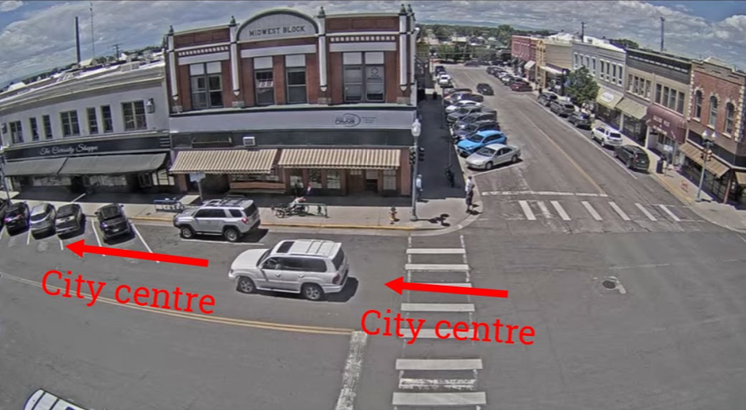
#> input picture cityCentre.png, 746 x 410 px, given in place of Traffic_Laramie_1.mp4, which was not available
$ jupyter execute trafficCamera.ipynb   (text cells are left out)
#> lines starting #> are read from the running program, lines starting #| are printed output that depends on the picture; pictures that were not available may be replaced by others from this repository, and a replacement may not be noted
[cell 1]
import cv2

[cell 2]
def task1_original(video_file):
#> called with video_file = 'Traffic_Laramie_1.mp4'
    status_list = [0, 0]
    car_count = 0
    initial_frame = None

    # Read video file
    video = cv2.VideoCapture(video_file)

    # Check if video file opened successfully
    if not video.isOpened():
        print('Error opening video file')

    # Get video duration in seconds
    frame_count = video.get(cv2.CAP_PROP_FRAME_COUNT)
    fps = video.get(cv2.CAP_PROP_FPS)
    duration = frame_count / fps

    # Main loop to process each frame
    while True:
        # Read the current frame
        check, frame = video.read()
#> frame is the input picture: shape (410, 746, 3); mean B, G, R 115.8, 112.8, 118.8

        # Continue processing if frame read successfully
        if check:
            status = 0

            # Extract the main street region from the frame
            height, width = frame.shape[:2]
#> height = 410; width = 746
            main_street = frame[int(height / 2):, :]
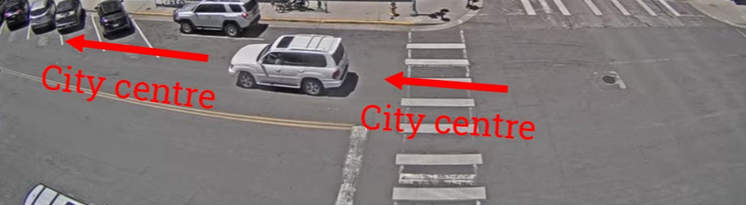
#> main_street: shape (205, 746, 3); mean B, G, R 117.8, 117.6, 128.3

            # Convert the region to grayscale and apply Gaussian blur
            gray_frame = cv2.cvtColor(main_street, cv2.COLOR_BGR2GRAY)
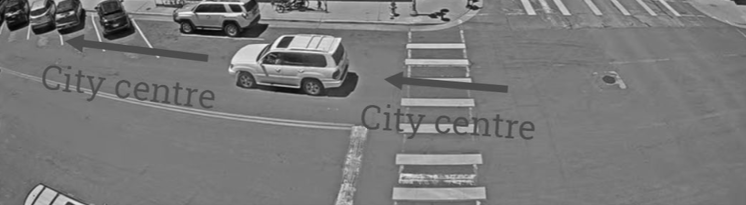
#> gray_frame: shape (205, 746); min 3, max 247, mean 120.9
            blur_frame = cv2.GaussianBlur(gray_frame, (25, 25), 0)
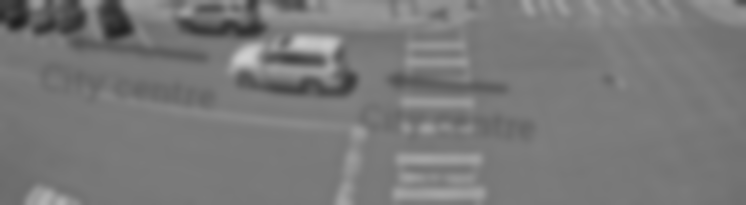
#> blur_frame: shape (205, 746); min 31, max 207, mean 120.9

            # If it is the first frame, set it as the initial frame for comparison
            if initial_frame is None:
                initial_frame = blur_frame
                continue

            # Calculate the difference between the current frame and the initial frame
            delta_frame = cv2.absdiff(initial_frame, blur_frame)
            _, threshold_frame = cv2.threshold(delta_frame, 0, 255, cv2.THRESH_BINARY + cv2.THRESH_OTSU)

            # Find contours in the threshold frame
            contours, _ = cv2.findContours(threshold_frame, cv2.RETR_EXTERNAL, cv2.CHAIN_APPROX_SIMPLE)
            rectangles = []

            # Iterate over the contours and extract bounding rectangles
            for c in contours:
                if cv2.contourArea(c) < 2000:
                    continue

                x, y, w, h = cv2.boundingRect(c)
                rectangles.append((x, y + int(height / 2), x + w, y + h + int(height / 2)))

            # Count rectangles and draw them on the frame
            for rectangle in rectangles:
                status += 1
                cv2.rectangle(frame, (rectangle[0], rectangle[1]), (rectangle[2], rectangle[3]), (0, 255, 0), 1)

            status_list.append(status)

            # Add to car count if current frame has more cars than previous frame
            if status_list[-1] > status_list[-2]:
                car_count += 1

            # Display frames
            cv2.imshow('Video', frame)
            cv2.imshow('Baseline image', initial_frame)
            cv2.imshow('Gray frame', gray_frame)
            cv2.imshow('Delta frame', delta_frame)
            cv2.imshow('Threshold frame', threshold_frame)

            # Exit if 'q' key is pressed
            if cv2.waitKey(1) == ord('q'):
                break

        # Break if no more frames left
        else:
            break

    # Print the total number of cars and cars per minute
    print(f'Total number of cars: {car_count}')
    print(f'Cars per minute: {car_count / (duration / 60)}')

    # Release video object and close all windows
    video.release()
    cv2.destroyAllWindows()
    cv2.waitKey(1)

[cell 3]
task1_original('Traffic_Laramie_1.mp4')

[cell 4]
task1_original('Traffic_Laramie_2.mp4')

[cell 5]
def task1_improved(video_file):
#> called with video_file = 'Traffic_Laramie_1.mp4'
    status_list = [0, 0]
    car_count = 0
    initial_frame = None

    # Read video file
    video = cv2.VideoCapture(video_file)

    # Check if video file opened successfully
    if not video.isOpened():
        print('Error opening video file')

    # Get video duration in seconds
    frame_count = video.get(cv2.CAP_PROP_FRAME_COUNT)
    fps = video.get(cv2.CAP_PROP_FPS)
    duration = frame_count / fps

    # Main loop to process each frame
    while True:
        # Read the current frame
        check, frame = video.read()

        # Continue processing if frame read successfully
        if check:
            status = 0

            # Extract the main street region from the frame
            height, width = frame.shape[:2]
#> height = 410; width = 746
            main_street = frame[int(height / 2):, :]

            # Convert the region to grayscale and apply Gaussian blur
            gray_frame = cv2.cvtColor(main_street, cv2.COLOR_BGR2GRAY)
            blur_frame = cv2.GaussianBlur(gray_frame, (25, 25), 0)

            # If it is the first frame, set it as the initial frame for comparison
            if initial_frame is None:
                initial_frame = blur_frame
                continue

            # Calculate the difference between the current frame and the initial frame
            delta_frame = cv2.absdiff(initial_frame, blur_frame)
            _, threshold_frame = cv2.threshold(delta_frame, 0, 255, cv2.THRESH_BINARY + cv2.THRESH_OTSU)

            # Find contours in the threshold frame
            contours, _ = cv2.findContours(threshold_frame, cv2.RETR_EXTERNAL, cv2.CHAIN_APPROX_SIMPLE)
            rectangles = []

            # Iterate over the contours and extract bounding rectangles
            for c in contours:
                if cv2.contourArea(c) < 2000:
                    continue

                x, y, w, h = cv2.boundingRect(c)
                rectangles.append((x, y + int(height / 2), x + w, y + h + int(height / 2)))

            # Filter out overlapping rectangles
            extra_rectangles = []

            for i in range(len(rectangles)):
                for j in range(i + 1, len(rectangles)):
                    x1, y1, w1, h1 = rectangles[i]
                    x2, y2, w2, h2 = rectangles[j]

                    if (x1 >= x2 and x1 <= w2) or (w1 >= x2 and w1 <= w2) or (y1 >= y2 and y1 <= h2) or (h1 >= y2 and h1 <= h2):
                        extra_rectangles.append(rectangles[i])
                        break

            # Count non-overlapping rectangles and draw them on the frame
            for rectangle in rectangles:
                if rectangle not in extra_rectangles:
                    status += 1
                    cv2.rectangle(frame, (rectangle[0], rectangle[1]), (rectangle[2], rectangle[3]), (0, 255, 0), 1)

            status_list.append(status)

            # Add to car count if current frame has more cars than previous frame
            if status_list[-1] > status_list[-2]:
                car_count += 1

            # Display frames
            cv2.imshow('Video', frame)
            cv2.imshow('Baseline image', initial_frame)
            cv2.imshow('Gray frame', gray_frame)
            cv2.imshow('Delta frame', delta_frame)
            cv2.imshow('Threshold frame', threshold_frame)

            # Exit if 'q' key is pressed
            if cv2.waitKey(1) == ord('q'):
                break

        # Break if no more frames left
        else:
            break

    # Print the total number of cars and cars per minute
    print(f'Total number of cars: {car_count}')
    print(f'Cars per minute: {car_count / (duration / 60)}')

    # Release video object and close all windows
    video.release()
    cv2.destroyAllWindows()
    cv2.waitKey(1)

[cell 6]
task1_improved('Traffic_Laramie_1.mp4')

[cell 7]
task1_improved('Traffic_Laramie_2.mp4')

[cell 8]
def task2_original(video_file):
#> called with video_file = 'Traffic_Laramie_1.mp4'
    status_list = [0, 0]
    car_count = 0
    initial_frame = None

    # Read video file
    video = cv2.VideoCapture(video_file)

    # Check if video file opened successfully
    if not video.isOpened():
        print('Error opening video file')

    # Get video duration in seconds
    frame_count = video.get(cv2.CAP_PROP_FRAME_COUNT)
    fps = video.get(cv2.CAP_PROP_FPS)
    duration = frame_count / fps

    # Main loop to process each frame
    while True:
        # Read the current frame
        check, frame = video.read()

        # Continue processing if frame read successfully
        if check:
            status = 0

            # Extract the main street region from the frame
            height, width = frame.shape[:2]
#> height = 410; width = 746
            main_street = frame[int(height / 2):, :]

            # Convert the region to grayscale and apply Gaussian blur
            gray_frame = cv2.cvtColor(main_street, cv2.COLOR_BGR2GRAY)
            blur_frame = cv2.GaussianBlur(gray_frame, (25, 25), 0)

            # If it is the first frame, set it as the initial frame for comparison
            if initial_frame is None:
                initial_frame = blur_frame
                continue

            # Calculate the difference between the current frame and the initial frame
            delta_frame = cv2.absdiff(initial_frame, blur_frame)
            _, threshold_frame = cv2.threshold(delta_frame, 0, 255, cv2.THRESH_BINARY + cv2.THRESH_OTSU)

            # Find contours in the threshold frame
            contours, _ = cv2.findContours(threshold_frame, cv2.RETR_EXTERNAL, cv2.CHAIN_APPROX_SIMPLE)
            rectangles = []

            # Iterate over the contours and extract bounding rectangles going towards city centre
            for c in contours:
                if cv2.contourArea(c) < 2000:
                    continue

                x, y, w, h = cv2.boundingRect(c)

                if (x + w <= int(width / 2) and y + h + int(height / 2) <= int(height / 4 * 3)):
                    rectangles.append((x, y + int(height / 2), x + w, y + h + int(height / 2)))

            # Count rectangles and draw them on the frame
            for rectangle in rectangles:
                status += 1
                cv2.rectangle(frame, (rectangle[0], rectangle[1]), (rectangle[2], rectangle[3]), (0, 255, 0), 1)

            status_list.append(status)

            # Add to car count if current frame has more cars than previous frame
            if status_list[-1] > status_list[-2]:
                car_count += 1

            # Display frames
            cv2.imshow('Video', frame)
            cv2.imshow('Baseline image', initial_frame)
            cv2.imshow('Gray frame', gray_frame)
            cv2.imshow('Delta frame', delta_frame)
            cv2.imshow('Threshold frame', threshold_frame)

            # Exit if 'q' key is pressed
            if cv2.waitKey(1) == ord('q'):
                break

        # Break if no more frames left
        else:
            break

    # Print the total number of cars and cars per minute
    print(f'Total number of cars: {car_count}')
    print(f'Cars per minute: {car_count / (duration / 60)}')

    # Release video object and close all windows
    video.release()
    cv2.destroyAllWindows()
    cv2.waitKey(1)

[cell 9]
task2_original('Traffic_Laramie_1.mp4')

[cell 10]
task2_original('Traffic_Laramie_2.mp4')

[cell 11]
def task2_improved(video_file):
#> called with video_file = 'Traffic_Laramie_1.mp4'
    status_list = [0, 0]
    car_count = 0
    initial_frame = None

    # Read video file
    video = cv2.VideoCapture(video_file)

    # Check if video file opened successfully
    if not video.isOpened():
        print('Error opening video file')

    # Get video duration in seconds
    frame_count = video.get(cv2.CAP_PROP_FRAME_COUNT)
    fps = video.get(cv2.CAP_PROP_FPS)
    duration = frame_count / fps

    # Main loop to process each frame
    while True:
        # Read the current frame
        check, frame = video.read()

        # Continue processing if frame read successfully
        if check:
            status = 0

            # Extract the main street region from the frame
            height, width = frame.shape[:2]
#> height = 410; width = 746
            main_street = frame[int(height / 2):, :]

            # Convert the region to grayscale and apply Gaussian blur
            gray_frame = cv2.cvtColor(main_street, cv2.COLOR_BGR2GRAY)
            blur_frame = cv2.GaussianBlur(gray_frame, (25, 25), 0)

            # If it is the first frame, set it as the initial frame for comparison
            if initial_frame is None:
                initial_frame = blur_frame
                continue

            # Calculate the difference between the current frame and the initial frame
            delta_frame = cv2.absdiff(initial_frame, blur_frame)
            _, threshold_frame = cv2.threshold(delta_frame, 0, 255, cv2.THRESH_BINARY + cv2.THRESH_OTSU)

            # Find contours in the threshold frame
            contours, _ = cv2.findContours(threshold_frame, cv2.RETR_EXTERNAL, cv2.CHAIN_APPROX_SIMPLE)
            rectangles = []

            # Iterate over the contours and extract bounding rectangles going towards city centre
            for c in contours:
                if cv2.contourArea(c) < 2000:
                    continue

                x, y, w, h = cv2.boundingRect(c)

                if (x + w <= int(width / 2) and y + h + int(height / 2) <= int(height / 4 * 3)):
                    rectangles.append((x, y + int(height / 2), x + w, y + h + int(height / 2)))

            # Filter out overlapping rectangles
            extra_rectangles = []

            for i in range(len(rectangles)):
                for j in range(i + 1, len(rectangles)):
                    x1, y1, w1, h1 = rectangles[i]
                    x2, y2, w2, h2 = rectangles[j]

                    if (x1 >= x2 and x1 <= w2) or (w1 >= x2 and w1 <= w2) or (y1 >= y2 and y1 <= h2) or (h1 >= y2 and h1 <= h2):
                        extra_rectangles.append(rectangles[i])
                        break

            # Count non-overlapping rectangles and draw them on the frame
            for rectangle in rectangles:
                if rectangle not in extra_rectangles:
                    status += 1
                    cv2.rectangle(frame, (rectangle[0], rectangle[1]), (rectangle[2], rectangle[3]), (0, 255, 0), 1)

            status_list.append(status)

            # Add to car count if current frame has more cars than previous frame
            if status_list[-1] > status_list[-2]:
                car_count += 1

            # Display frames
            cv2.imshow('Video', frame)
            cv2.imshow('Baseline image', initial_frame)
            cv2.imshow('Gray frame', gray_frame)
            cv2.imshow('Delta frame', delta_frame)
            cv2.imshow('Threshold frame', threshold_frame)

            # Exit if 'q' key is pressed
            if cv2.waitKey(1) == ord('q'):
                break

        # Break if no more frames left
        else:
            break

    # Print the total number of cars and cars per minute
    print(f'Total number of cars: {car_count}')
    print(f'Cars per minute: {car_count / (duration / 60)}')

    # Release video object and close all windows
    video.release()
    cv2.destroyAllWindows()
    cv2.waitKey(1)

[cell 12]
task2_improved('Traffic_Laramie_1.mp4')

[cell 13]
task2_improved('Traffic_Laramie_2.mp4')

$ run again, on mainStreet.png
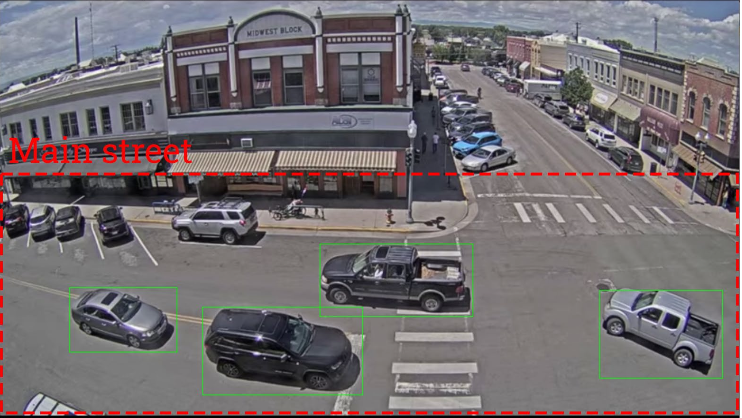
#> input picture mainStreet.png, 742 x 418 px, given in place of Traffic_Laramie_1.mp4, which was not available
#> in task1_original, frame is the input picture: shape (418, 742, 3); mean B, G, R 111.7, 108.7, 114.5
#> in task1_original, `gray_frame = cv2.cvtColor(main_street, cv2.COLOR_BGR2GRAY)`:
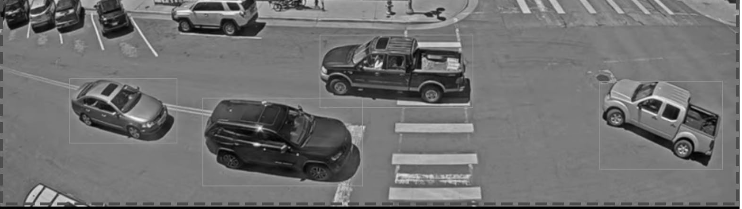
#> gray_frame: shape (209, 742); min 0, max 255, mean 112.6
#> in task1_original, `blur_frame = cv2.GaussianBlur(gray_frame, (25, 25), 0)`:
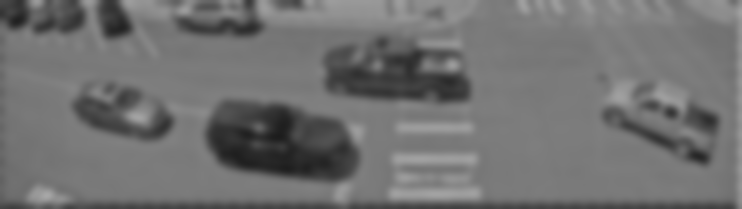
#> blur_frame: shape (209, 742); min 28, max 167, mean 112.7
